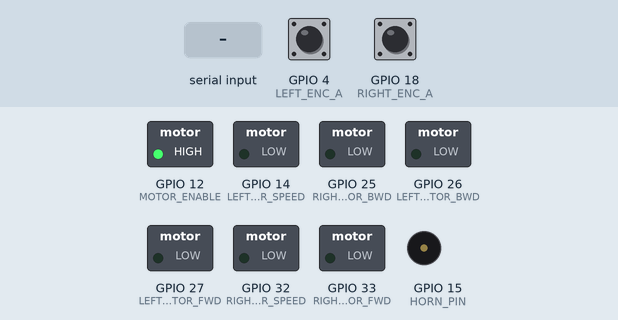
Recording of a sketch running on a simulated ESP32. On the bench: switched loads named in the sketch (green lamp = pin HIGH), buzzer (waves = sounding, pin HIGH). Inputs (shaded band) come from the test bench; at power-on: GPIO 4 (LEFT_ENC_A) HIGH, GPIO 18 (RIGHT_ENC_A) HIGH. What the sketch prints to the serial monitor is not drawn.

Above: at 1.2 s.
1.3 s: "H,1\n" received over Serial
At 1.6 s:
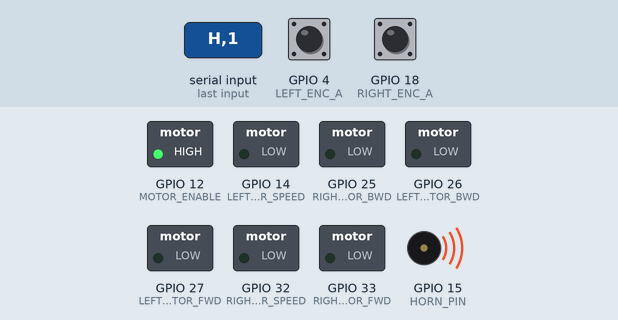
2.8 s: "M,1\n" received over Serial
4.3 s: "R,1\n" received over Serial
Timing chart, 0 to 7.3 s (numbered marks = the images above; inputs shaded):
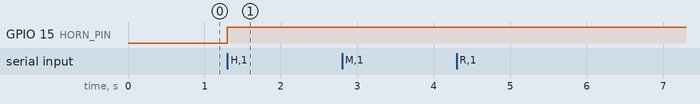

Measured:
- after the input at 1.3 s, GPIO 15 (HORN_PIN): LOW → HIGH at once
- after the input at 2.8 s, every drawn part: stays the same
- after the input at 4.3 s, every drawn part: stays the same

The sketch:

testbot_firmware.ino
```cpp
// testbot_firmware.ino
#include <Arduino.h>

// Motor control definitions
#define PWM_FREQ 20000   // 20KHz for smoother operation
#define PWM_RES  8       // 8-bit resolution (0-255)

// Motor Driver Pin Definitions
#define LEFT_MOTOR_SPEED  14  // PWMB
#define LEFT_MOTOR_FWD    27  // BIN2
#define LEFT_MOTOR_BWD    26  // BIN1
#define RIGHT_MOTOR_SPEED 32  // PWMA
#define RIGHT_MOTOR_FWD   33  // AIN1
#define RIGHT_MOTOR_BWD   25  // AIN2
#define MOTOR_ENABLE      12  // STBY

// Encoder Pins
#define LEFT_ENC_A   4   // Left encoder C1
#define LEFT_ENC_B   2   // Left encoder C2
#define RIGHT_ENC_A  18  // Right encoder C1
#define RIGHT_ENC_B  19  // Right encoder C2

// Horn Pin
#define HORN_PIN     15  // Adjusted to actual pin

// Timing configurations
#define WATCHDOG_TIMEOUT 500    // Motor command timeout (ms)
#define ENCODER_PUBLISH_RATE 20 // Encoder update interval (ms)

// Speed Settings
#define MAX_SPEED 255

// Global variables
volatile long leftEncoderCount = 0;
volatile long rightEncoderCount = 0;
unsigned long lastCmdTime = 0;
unsigned long lastEncoderUpdate = 0;

// Message handling
const int BUFFER_SIZE = 64;
char msgBuffer[BUFFER_SIZE];
int bufferIndex = 0;

// Function declarations
void IRAM_ATTR leftEncoderISR();
void IRAM_ATTR rightEncoderISR();
void initMotors();
void initEncoders();
void processCommand(char* cmd);
void moveMotors(int leftSpeed, int rightSpeed);
void stopMotors();
void sendEncoderData();
void sendStatus(const char* msg);
void sendError(const char* msg);

// Encoder interrupt handlers
void IRAM_ATTR leftEncoderISR() {
    if (digitalRead(LEFT_ENC_A) == digitalRead(LEFT_ENC_B)) {
        leftEncoderCount--;
    } else {
        leftEncoderCount++;
    }
}

void IRAM_ATTR rightEncoderISR() {
    if (digitalRead(RIGHT_ENC_A) == digitalRead(RIGHT_ENC_B)) {
        rightEncoderCount--;
    } else {
        rightEncoderCount++;
    }
}

void initMotors() {
    // Configure motor pins
    pinMode(LEFT_MOTOR_FWD, OUTPUT);
    pinMode(LEFT_MOTOR_BWD, OUTPUT);
    pinMode(RIGHT_MOTOR_FWD, OUTPUT);
    pinMode(RIGHT_MOTOR_BWD, OUTPUT);
    pinMode(MOTOR_ENABLE, OUTPUT);

    // Configure PWM channels
    ledcSetup(0, PWM_FREQ, PWM_RES);  // Channel 0 for left motor
    ledcSetup(1, PWM_FREQ, PWM_RES);  // Channel 1 for right motor
    ledcAttachPin(LEFT_MOTOR_SPEED, 0);
    ledcAttachPin(RIGHT_MOTOR_SPEED, 1);

    // Enable motor driver
    digitalWrite(MOTOR_ENABLE, HIGH);

    // Ensure motors are stopped
    stopMotors();
}

void initEncoders() {
    // Configure encoder pins with pullup
    pinMode(LEFT_ENC_A, INPUT_PULLUP);
    pinMode(LEFT_ENC_B, INPUT_PULLUP);
    pinMode(RIGHT_ENC_A, INPUT_PULLUP);
    pinMode(RIGHT_ENC_B, INPUT_PULLUP);

    // Attach interrupts
    attachInterrupt(digitalPinToInterrupt(LEFT_ENC_A), leftEncoderISR, CHANGE);
    attachInterrupt(digitalPinToInterrupt(RIGHT_ENC_A), rightEncoderISR, CHANGE);
}

void moveMotors(int leftSpeed, int rightSpeed) {
    // Constrain speeds
    leftSpeed = constrain(leftSpeed, -MAX_SPEED, MAX_SPEED);
    rightSpeed = constrain(rightSpeed, -MAX_SPEED, MAX_SPEED);

    // Update last command time
    lastCmdTime = millis();

    // Left motor
    digitalWrite(LEFT_MOTOR_FWD, leftSpeed >= 0);
    digitalWrite(LEFT_MOTOR_BWD, leftSpeed < 0);
    ledcWrite(0, abs(leftSpeed));

    // Right motor
    digitalWrite(RIGHT_MOTOR_FWD, rightSpeed >= 0);
    digitalWrite(RIGHT_MOTOR_BWD, rightSpeed < 0);
    ledcWrite(1, abs(rightSpeed));
}

void stopMotors() {
    digitalWrite(LEFT_MOTOR_FWD, LOW);
    digitalWrite(LEFT_MOTOR_BWD, LOW);
    digitalWrite(RIGHT_MOTOR_FWD, LOW);
    digitalWrite(RIGHT_MOTOR_BWD, LOW);
    ledcWrite(0, 0);
    ledcWrite(1, 0);
}

void processCommand(char* cmd) {
    char* type = strtok(cmd, ",");
    if (!type) return;

    if (strcmp(type, "M") == 0) {
        // Motor control command: M,left_speed,right_speed
        char* leftStr = strtok(NULL, ",");
        char* rightStr = strtok(NULL, ",");
        if (leftStr && rightStr) {
            int leftSpeed = atoi(leftStr);
            int rightSpeed = atoi(rightStr);
            moveMotors(leftSpeed, rightSpeed);

            // Acknowledge command
            sendStatus("Motors updated");
        } else {
            sendError("Invalid motor command format");
        }
    }
    else if (strcmp(type, "H") == 0) {
        // Horn control command: H,state
        char* stateStr = strtok(NULL, ",");
        if (stateStr) {
            digitalWrite(HORN_PIN, atoi(stateStr) ? HIGH : LOW);
            sendStatus("Horn state updated");
        }
    }
    else if (strcmp(type, "R") == 0) {
        // Reset encoders command: R
        noInterrupts();
        leftEncoderCount = 0;
        rightEncoderCount = 0;
        interrupts();
        sendStatus("Encoders reset");
    }
    else {
        sendError("Unknown command");
    }
}

void sendEncoderData() {
    if (millis() - lastEncoderUpdate >= ENCODER_PUBLISH_RATE) {
        noInterrupts();
        long leftCount = leftEncoderCount;
        long rightCount = rightEncoderCount;
        interrupts();

        Serial.print("E,");
        Serial.print(leftCount);
        Serial.print(",");
        Serial.println(rightCount);

        lastEncoderUpdate = millis();
    }
}

void sendStatus(const char* msg) {
    Serial.print("S,");
    Serial.println(msg);
}

void sendError(const char* msg) {
    Serial.print("X,");
    Serial.println(msg);
}

void setup() {
    // Initialize serial communication
    Serial.begin(115200);
    while (!Serial) delay(10);

    // Initialize subsystems
    initMotors();
    initEncoders();
    pinMode(HORN_PIN, OUTPUT);

    sendStatus("ESP32 initialized");
}

void loop() {
    // Check for motor timeout
    if (millis() - lastCmdTime >= WATCHDOG_TIMEOUT) {
        stopMotors();
    }

    // Read serial commands
    while (Serial.available()) {
        char c = Serial.read();

        if (c == '\n') {
            // End of message
            msgBuffer[bufferIndex] = '\0';
            processCommand(msgBuffer);
            bufferIndex = 0;
        }
        else if (bufferIndex < BUFFER_SIZE - 1) {
            msgBuffer[bufferIndex++] = c;
        }
    }

    // Send encoder data
    sendEncoderData();
}
```
